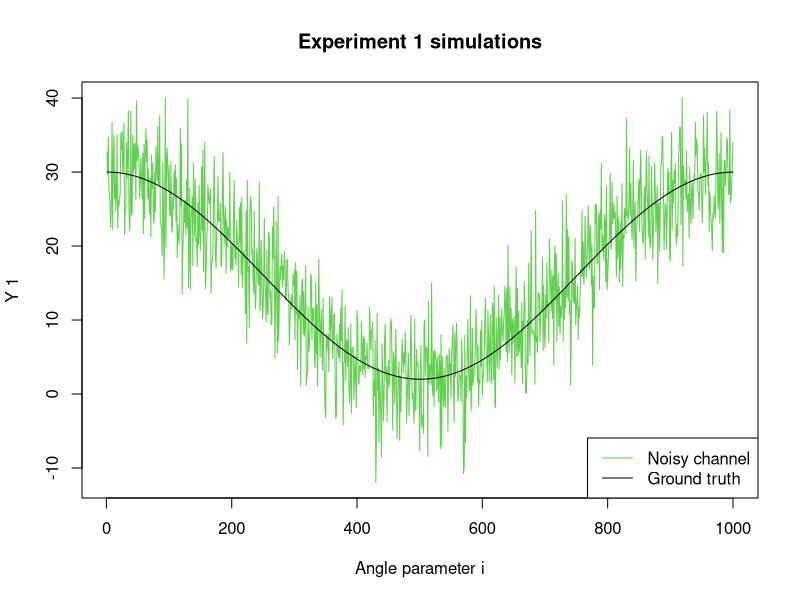
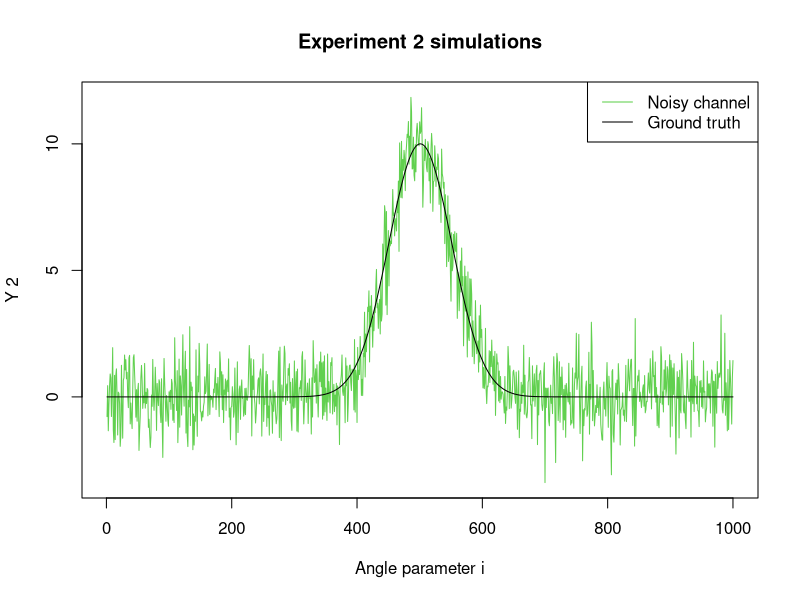
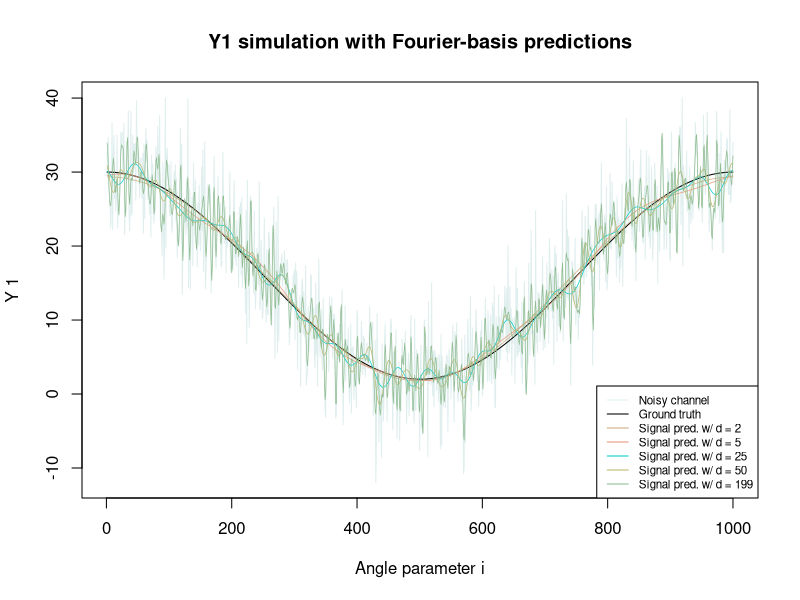
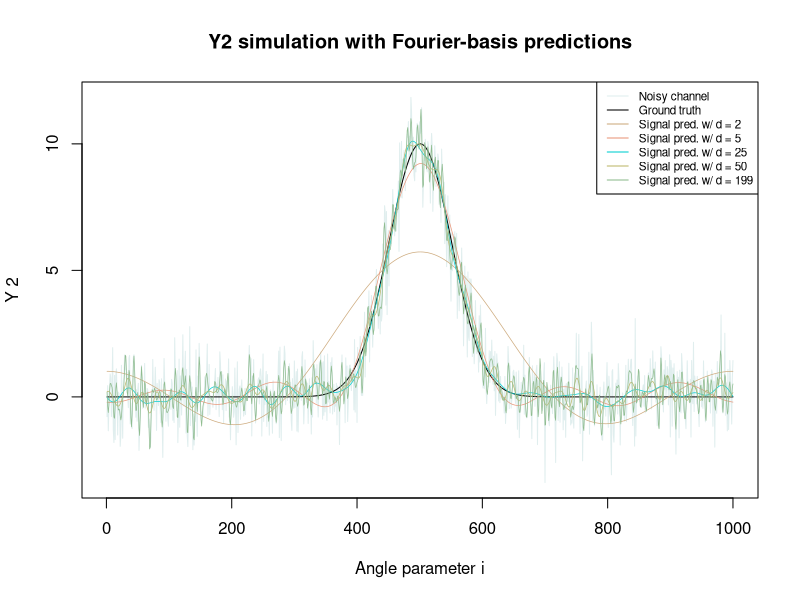
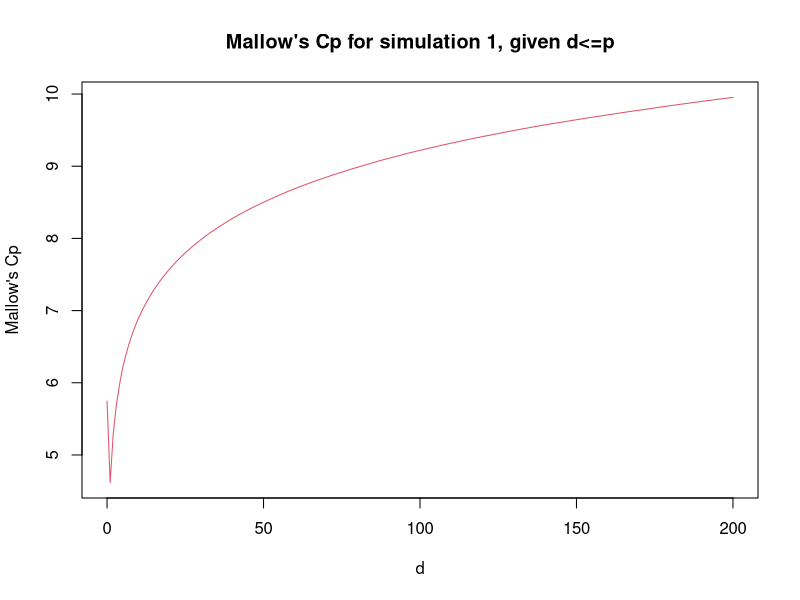
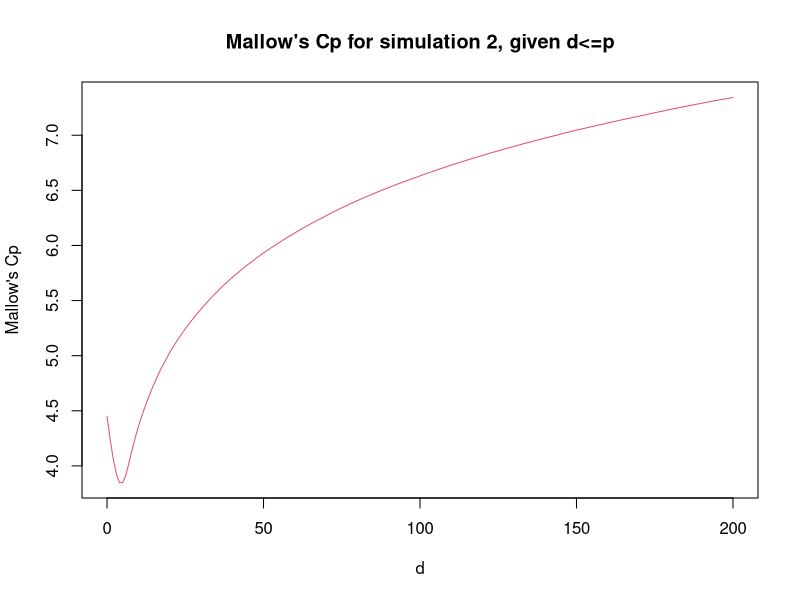
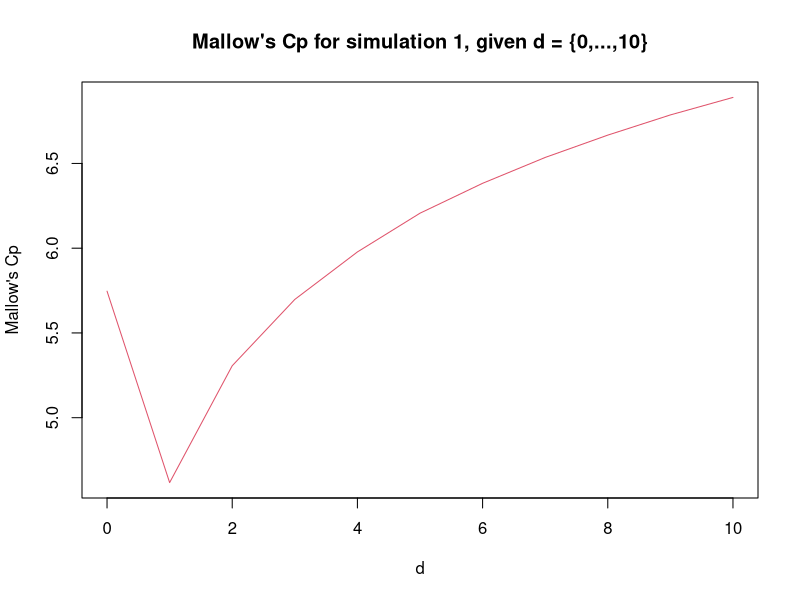
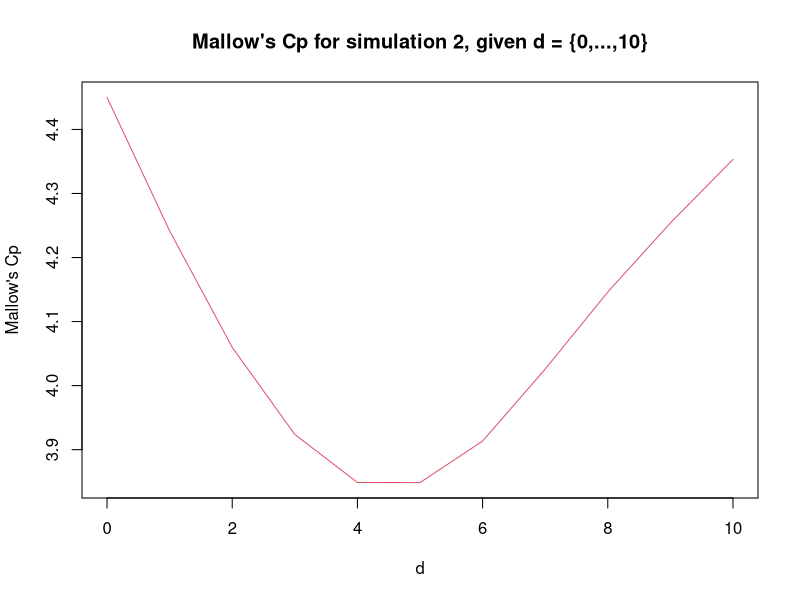

Generate these figures, in order, with R:
## ---- chunk 1
knitr::opts_chunk$set(echo = TRUE)
## ---- chunk 2

u <- function(i, n) {2*pi*i/n}

generate_fourier_matrix <- function(n, p) {
  ### Generates a matrix of size (n, 2p+1) of fourier
  ### coefficients
  # Checks if the parameters are ill-defined
  if (2*p+1>n) {
    print("FAILED to comply with 2p+1 lesser or equal to n")
    return(NULL)
  }
  # Computes the fourier matrix
  fourier = matrix(NA, nrow=n, ncol=2*p+1)
  for (row in 1:n) {
    for (col in 1:(2*p+1)) {
      # Checks for the first column to populate with 1s
      if (col==1) {
        fourier[row, col] = 1
      } else {
        # Checks for pair-numbered columns, then populates
        if (col%%2==0){
          k = col/2
          fourier[row, col] = cos(k*u(row-1,n)) # row-1 as i starts at 0
        } else {
          k = (col-1)/2
          fourier[row, col] = sin(k*u(row-1,n))
        }
      }
    }
  }
  return(fourier)
}

## ---- chunk 3

X = generate_fourier_matrix(10, 2)
round(X, 5)

## ---- chunk 4

check <- function(vec1, vec2) {
  ### Two vectors v1 and v2 are orthogonal if their inner 
  ### product is equal to zero
  # Rounding to account for floating point memory mgt
  round(sum(vec1 * vec2),15) == 0
}

check_length <- function(x) {
  # Check the length of unique elems in a list of two elements
  # Used to remove elems of a permutation where the same index
  # is used twice
  length(unique(x))==2
  }

check_orthogonality <- function(matrix_to_check) {
  ### Exhaustively checks for the orthogonality of each columns
  ### of a matrix with each other
  nc = dim(matrix_to_check)[2]
  # Computes all permutations of column indexes
  # not optimized, contains clones (swapped indexes)
  perms = expand.grid(c1=1:nc, c2=1:nc, stringsAsFactors=F)
  perms = perms[apply(perms, 1, check_length),]
  # Interatively checks for orthogonality
  all(apply(perms, 1,function(x) {check(
    matrix_to_check[,x[1]], matrix_to_check[,x[2]])
    }))
}

norm <- function(vec) {sqrt(sum(vec * vec))}

compute_norm_list <- function(matrix_to_check) {
  ### Computes the norm of each column of a matrix and returns
  ### the list of norms
  apply(matrix_to_check, 2, norm)
}

orthonormalize_matrix <- function(matrix_to_cast) {
  ### Divides every column vector of a matrix by its norm
  apply(matrix_to_cast, 2, function(x){x/norm(x)})
}

## ---- chunk 5

check_orthogonality(X)

## ---- chunk 6

compute_norm_list(X)

## ---- chunk 7

Xprime = orthonormalize_matrix(X)
compute_norm_list(Xprime)

## ---- chunk 8

# Rounding to take into account floating point memory mgt
# QQ^t = I
round(t(Xprime)%*%Xprime, 15)

## ---- chunk 9

construct_projection_matrix <- function(X, d) {
  ### Retrieves the first 2*d+1 columns of the generated fourier
  ### projection matrix
  # Checks if the parameters are ill-defined
  if (2*d+1>=dim(X)[2]) {
    print("FAILED to comply with 2d+1 <= ncols(X) (i.e. d >= p)")
    return(NULL)
  }
  # Returns the truncated projection matrix
  X[,1:(2*d+1)]
}

## ---- chunk 10

# Sets preliminary variables
n = 1000
p = 200
d_sequence = as.matrix(c(2,5,25,50,199))

# Prints parameters of simulation
cat("Given", n, "observations for each simulation and a maximum",
    "of", p, "Fourier coefficients, we select the following",
    "amounts of coefficients to perform projection/regressions:",
    d_sequence)
## ---- chunk 11

# Generates the orthonormal matrix Xprime as our X matrix
X = orthonormalize_matrix(generate_fourier_matrix(n, p))

## ---- chunk 12

# Declares the simulation functions

generate_experiment_1 <- function(n) {
  ### Generates the simulation 1: 16+14*cos(u_i)+5*\epsilon_i
  ### We recall i \in {0, n-1}, to inform the use of seq()
  f <- function(x){16+14*cos(u(x,n))}
  truth = apply(as.matrix(seq(0,n-1,1)),1,f)
  noise = 5*rnorm(n,0,1)
  return(list("truth"=truth,"noisy_signal"=truth+noise))
}

generate_experiment_2 <- function(n) {
  ### Generates the simulation 2: 10*exp(-\frac{(u_i-\pi)^2}{0.2})
  ###                             + \epsilon_i
  ### We recall i \in {0, n-1}, to inform the use of seq()
  f <- function(x){10*exp(-(u(x,n)-pi)^2/0.2)}
  truth = apply(as.matrix(seq(0,n-1,1)),1,f)
  noise = rnorm(n,0,1)
  return(list("truth"=truth, "noisy_signal"=truth+noise))
}

# Generates the simulations
Y1 = generate_experiment_1(n)
Y2 = generate_experiment_2(n)

## ---- chunk 13

plot_simulation <- function(Y, simulation_num, legend_position=NULL, title=NULL) {
  ### Plots the simulated data with some branch check to see if 
  ### it stands alone or will be used later on for overplotting other signals
  if (is.null(legend_position)){
    colors = c("azure2", 1)
  } else {
    colors = c(3,1)
  }
  if (is.null(title)){
    title = paste("Experiment",simulation_num,"simulations")
  }
  # Plots the given data
  plot(Y$noisy_signal, type="l", col=colors[1], 
       main=title,
       xlab="Angle parameter i",
       ylab=paste("Y",simulation_num))
  lines(Y$truth, type="l", col=colors[2])
  # If required, prints the legend
  if (is.null(legend_position)==F) {
    legend(x=legend_position, 
           legend=c("Noisy channel", "Ground truth"), 
           lty=c(1,1), 
           col=colors)
  }
}

plot_simulation(Y1, 1, legend_position="bottomright")
plot_simulation(Y2, 2, legend_position="topright")

## ---- chunk 14

generate_projection_estimators <- function(
  projection_matrix, signal, d, print_coeffs = T
  ) {
  ### Prints out the projection estimators given the convolution of a 
  ### Fourier-basis regression matrix with the original noisy signal
  ### Returns the retro-projection (i.e. the regression) of the original
  ### signal with the estimators
  # Computes the estimators and prints them
  estimators = signal %*% projection_matrix
  if (print_coeffs) {
    if (length(estimators) <= 10) {
      cat("Given a Fourier-basis projection matrix with", d, "coefficients, ",
          "the computed estimators are:", estimators, "\n\n")
    } else {
      cat("Given a Fourier-basis projection matrix with", d, "coefficients, ",
          "the first",round(10+d/10),"computed estimators are:", 
          estimators[1:round(10+d/10)],"\n\n")
    }
  }
  # Computes the retroprojection and returns it
  retroprojection = estimators %*% t(projection_matrix)
  return(retroprojection)
}

compute_retroprojections <- function (
  projection_matrix, signal, d_sequence, simulation_number
  ) {
  ### Computes for each d value the corresponding estimators and the retro-
  ### projection of the original noisy signal for plotting purposes
  cat("Computation for simulation Y", simulation_number,":\n")
  apply(d_sequence,1,function(d){generate_projection_estimators(
    projection_matrix[,1:(2*d+1)],
    signal,
    d
  )})
}

predicted_Y1 = compute_retroprojections(X, Y1$noisy_signal, d_sequence, 1)
predicted_Y2 = compute_retroprojections(X, Y2$noisy_signal, d_sequence, 2)

## ---- chunk 15

overplot_predicted_signals <- function(predictions, d_sequence, legend_position) {
  ### Based on the function plot_simulation(), overplots the predicted signals
  ### given a number of projection estimators
  # Declares legend variables
  colors = c("azure2", 1, "burlywood3", "darksalmon",
             "darkturquoise", "darkkhaki", "darkseagreen")
  names = c(c("Noisy channel", "Ground truth"), 
            c(apply(d_sequence, 1,
                    function(x){paste("Signal pred. w/ d =", x)})))
  # Computes the lines to add to a previously declared plot
  for (i in 1:dim(predictions)[2]) {
    lines(predictions[,i], type="l",col=colors[i+2], lwd=0.7)
  }
  # Adds the legend
  legend(x=legend_position, 
           legend=names, 
           lty=1, 
           col=colors,
         cex=0.7)
}

plot_simulation(Y1, 1, title="Y1 simulation with Fourier-basis predictions")
overplot_predicted_signals(predicted_Y1, d_sequence,legend_position="bottomright")
plot_simulation(Y2, 2, title="Y2 simulation with Fourier-basis predictions")
overplot_predicted_signals(predicted_Y2, d_sequence,legend_position="topright")

## ---- chunk 16

compute_mallow_cp <- function(simulation, projection_matrix, d) {
  ### Computes Mallow's cp for a given d value
  preds = generate_projection_estimators(projection_matrix[,1:(2*d+1)],
                                         simulation$noisy_signal, d, 
                                         print_coeffs=F)
  penalization = var(as.vector(preds))*d
  least_square = base::norm(simulation$truth-preds, "2")
  base::norm(least_square, "2") + penalization
}

compute_mallow_cp_drange <- function(
  ### Computes Mallow's Cp over a range of d values
  simulation, projection_matrix, p, simulation_number
  ){
  if (p<0) {
    print("FAILED to comply with p >= 0 as, given d <= p, d must be positive.")
    return(NULL)
  }
  f <- function(x){compute_mallow_cp(simulation, projection_matrix, x)}
  criteria = apply(as.matrix(seq(0, p, 1)),1,f)
  cat("The best Mallow's Cp criterion for simulation", simulation_number,
      "indicates the best estimator d is: d =", which.min(criteria)-1, "\n")
  return(criteria)
}

Y1_mallowcp_criterion = compute_mallow_cp_drange(Y1, X, p,1)
Y2_mallowcp_criterion = compute_mallow_cp_drange(Y2, X, p,2)

## ---- chunk 17

plot_mallow_cps <- function(mallow_cps, title, logscale=F, max_range = NULL) {
  ### Plots the series of Mallow's Cp obtained for each d <= p
  if (is.null(max_range) == F) {
    mallow_cps = mallow_cps[0:max_range+1]
  }
  len = length(mallow_cps)-1
  if (logscale) {
    mallow_cps = log(mallow_cps)
  }
  x = as.vector(seq(0, len, 1))
  plot(x, mallow_cps, type="l", main=title, 
       col=2,
       xlab="d", ylab="Mallow's Cp")
}

plot_mallow_cps(Y1_mallowcp_criterion, "Mallow's Cp for simulation 1, given d<=p",
                logscale=T)
plot_mallow_cps(Y2_mallowcp_criterion, "Mallow's Cp for simulation 2, given d<=p",
                logscale=T)

## ---- chunk 18

plot_mallow_cps(Y1_mallowcp_criterion, 
                "Mallow's Cp for simulation 1, given d = {0,...,10}",
                logscale=T, max_range=10)
plot_mallow_cps(Y2_mallowcp_criterion, 
                "Mallow's Cp for simulation 2, given d = {0,...,10}",
                logscale=T, max_range=10)

## ---- chunk 19

compute_best_vectors <- function(simulation, projection_matrix, known_var, 
                                 simulation_number) {
  ### Computes whether a given inner product of a signal and a vector e_1 is
  ### larger than a given penalization dependent on the observation size
  ### and a known variance
  f <- function(x){
    inner_product = abs(simulation$noisy_signal %*% x) 
    penalization = sqrt(log(length(simulation$noisy_signal))*known_var)
    inner_product >= penalization
}
  bests = which(apply(projection_matrix, 2, f))
  cat("The best vectors for the simulation", simulation_number, 
      "are the following (1-indexed):", bests, "\n")
  bests
}

Y1_best_vectors = compute_best_vectors(Y1, X, var(Y1$truth), 1)
Y2_best_vectors = compute_best_vectors(Y2, X, var(Y2$truth), 2)

## ---- chunk 20

compute_retroprojections_2 <- function (
  projection_matrix, signal, d_sequence, simulation_number
  ) {
  ### Computes for each d value the corresponding estimators and the retro-
  ### projection of the original noisy signal for plotting purposes
  cat("Computation for simulation Y", simulation_number,":\n")
  generate_projection_estimators(projection_matrix[,d_sequence],
                                 signal$noisy_signal,
                                 paste(d_sequence, collapse=","))
}

predicted_Y1_afterBIC = compute_retroprojections_2(X, Y1, Y1_best_vectors, 1)
predicted_Y2_afterBIC = compute_retroprojections_2(X, Y2, Y2_best_vectors, 2)

plot_predicted_signals_afterBIC <- function(signal, predictions, d_sequence, 
                                            title, simulation_number,
                                            legend_position) {
  ### Plots the projection using the estimators retrieved with the BIC method
  # Declares legend variables
  colors = c("azure2", "blue", "red")
  names = c("Noisy channel", "Ground truth", 
            paste("Signal pred. w/ d = {", paste(d_sequence, collapse=","), 
                  "}"))
  # Computes the lines to add to a previously declared plot
  plot(signal$noisy_signal, type="l", col=colors[1], 
       main=title,
       xlab="Angle parameter i",
       ylab=paste("Y",simulation_number))
  lines(signal$truth, type="l", col=colors[2])
  lines(as.vector(predictions), type="l", col=colors[3])
  # Adds the legend
  legend(x=legend_position, 
           legend=names, 
           lty=1, 
           col=colors,
         cex=0.7)
}

plot_predicted_signals_afterBIC(Y1, predicted_Y1_afterBIC, Y1_best_vectors, 
                                title="Y1 signal with prediction with BIC-estimators",
                                1, "bottomright")

plot_predicted_signals_afterBIC(Y2, predicted_Y2_afterBIC, Y2_best_vectors, 
                                title="Y1 signal with prediction with BIC-estimators",
                                2, "bottomright")

